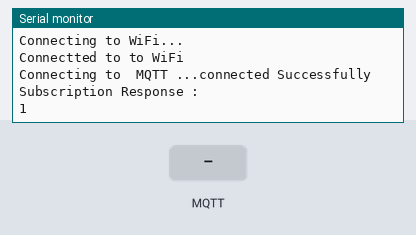
The sketch below on a simulated ESP32. On the bench: the last lines printed to the serial monitor. The test bench sets the inputs (shaded band). WiFi joins after 1.5 s; servers stay silent unless stated; no MQTT or app messages arrive unless stated.

Above: at 2.7 s.
2.8 s: MQTT message "field1" arrives on the first subscribed topic
At 4.7 s:
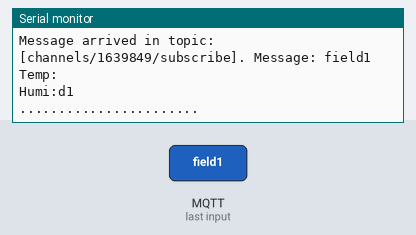
5.0 s: MQTT message "field2" arrives on the first subscribed topic
At 6.4 s:
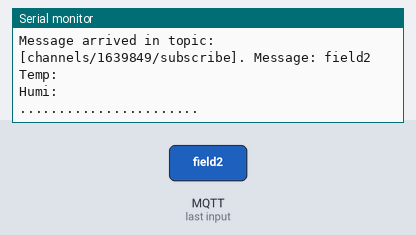

Measured:
- after the input at 2.8 s, the serial monitor: prints a new line after 0.75 s (image 1)
- after the input at 5.0 s, the serial monitor: prints a new line after 0.56 s (image 2)

The sketch:

IoT-CN-05-EXT-2-2-subscriber.ino
```cpp
#include <WiFi.h>
#include <PubSubClient.h>
#include<WiFiClient.h>
// Your Wifi credentials
const char* ssid  = "AIRTEL_AASHVI";
const char* password = "ramen123";

const char *mqttServer ="mqtt3.thingspeak.com";//remain same always
const int mqttPort=1883;//remain same always
char *mqtt_subscribe="channels/1639849/subscribe"; //channels/your_channel_ID/subscribe

// Use the credential of  Subscriber Device obtained from Thingspeak
char *clientId = "BBgUCC8DJB0dNSElMi88Og4";
char *mqttUserName = "BBgUCC8DJB0dNSElMi88Og4";
char *mqttPass = "yYOed1/k0PoI8hcQrJx+i+Nn";
// variables for storing position of field string
int a;
int b;
int c;
int d;

WiFiClient espClient;
PubSubClient client(espClient);

void callback(char* topic, byte* payload, unsigned int length)
{
    Serial.print("Message arrived in topic: ");
    Serial.print("[");
    Serial.print(topic);
    Serial.print("]");
    Serial.print(". Message: ");

    String message = "";
    for (int i=0;i<length;i++)
    {
    message += (char)payload[i];
    }

    Serial.println(message);

    int length1=message.length();

    for (int i=0;i<length1;i++) {
    if (message.substring(i,i+6) == "field1"){a=i+5;}
    if (message.substring(i,i+6) == "field2"){b=i;c=i+5;}
    if (message.substring(i,i+6) == "field3"){d=i;}
    }

    Serial.print("Temp:");
    Serial.println(message.substring(a+4,b-3));
    Serial.print("Humi:");
    Serial.println(message.substring(c+4,d-3));
    Serial.println(".......................");
}

void reconnect() {

  while (!client.connected())
    {
        Serial.print("Connecting to  MQTT ...");

        if (client.connect(clientId,mqttUserName,mqttPass))
        {
          Serial.println("connected Successfully");
          int x=client.subscribe(mqtt_subscribe);
          Serial.println("Subscription Response : ");
          Serial.println(x);
        }
        else
        {
          Serial.print("failed with state ");
          Serial.println(client.state());
        }

    }
}

void setup() {
  Serial.begin(115200);
  WiFi.begin(ssid,password);
  delay(1000);

  while(WiFi.status()!=WL_CONNECTED)
    {
      delay(500);
      Serial.println("Connecting to WiFi...");
    }

  Serial.println("Connectted to to WiFi");
  client.setServer(mqttServer, mqttPort);
  client.setCallback(callback);
  client.setBufferSize(2048);
  reconnect();
}

void loop()
{
  client.loop();
  reconnect();
  delay(1000);
  }
```
